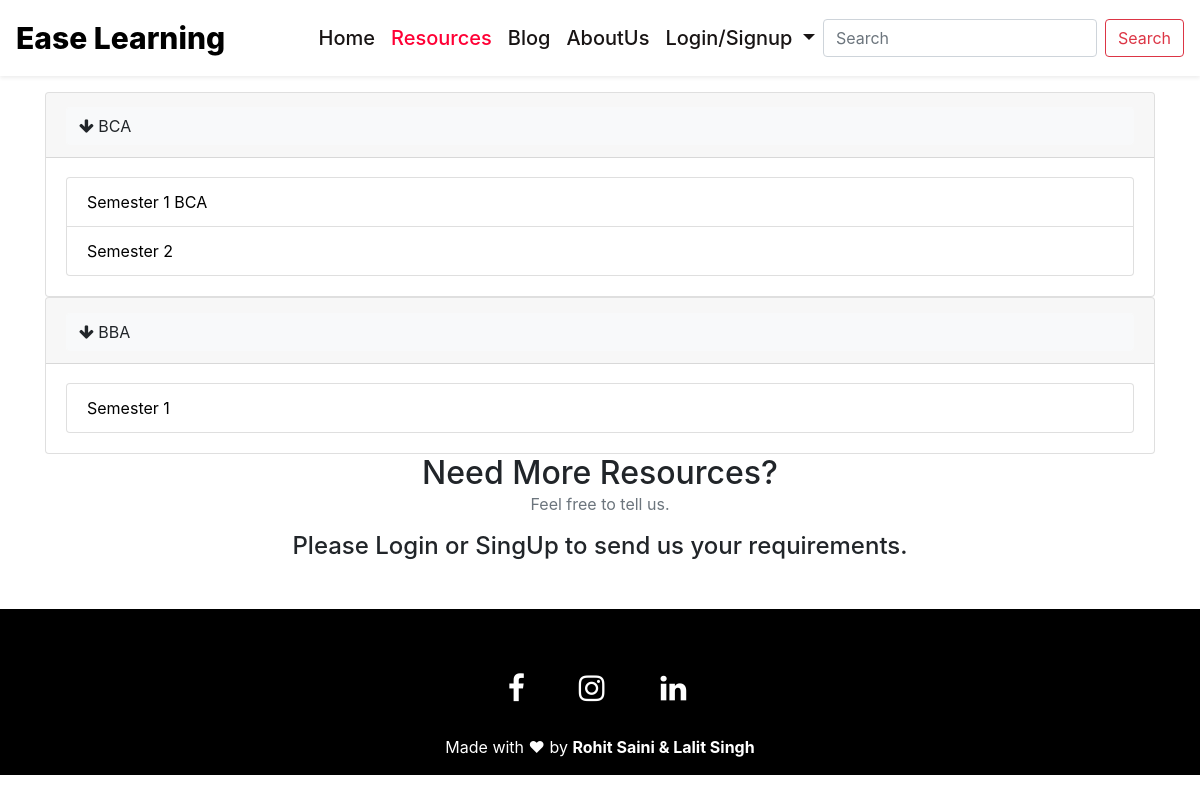
The app's page /resources, older data.
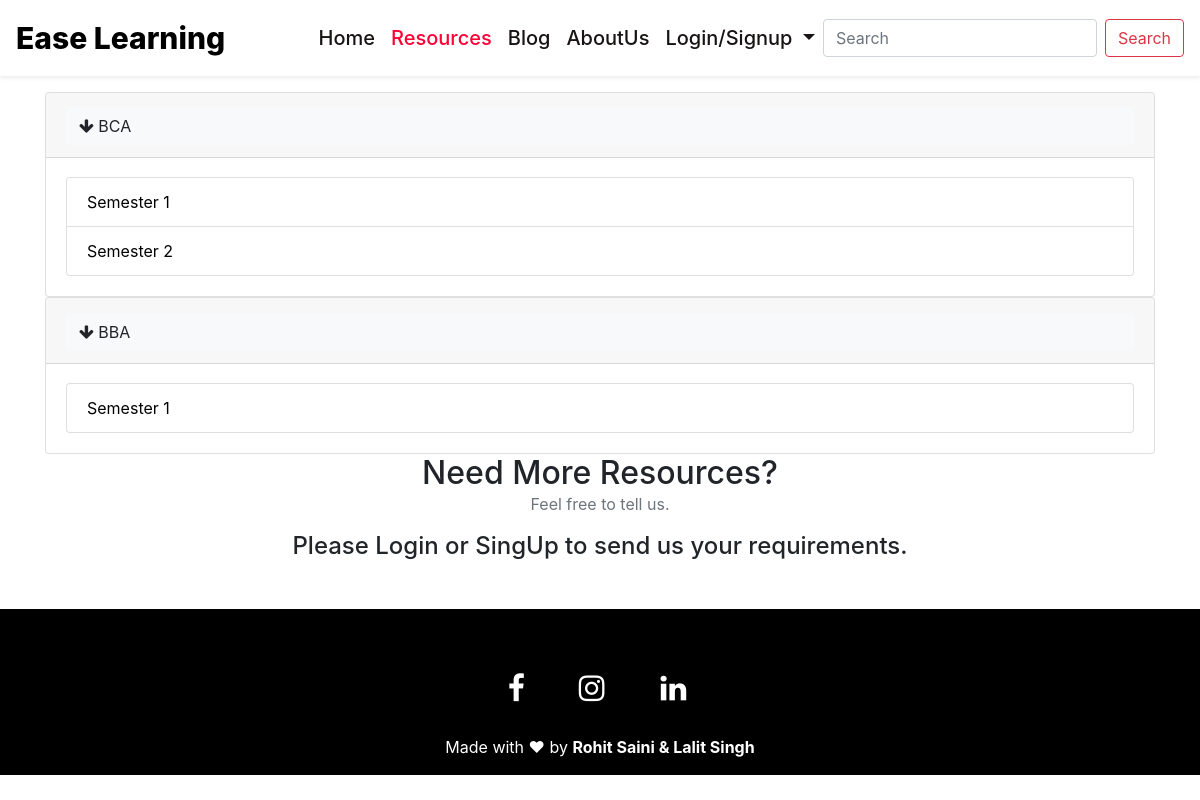
The same page, newer data.
### mainapp/models.py (models this page shows, shortened)
class Semesters(models.Model):
    id = models.AutoField(primary_key=True)
    semester = models.CharField(max_length=50)
    course = models.ForeignKey(Courses, on_delete=models.CASCADE)

### mainapp/views.py (the view)
# urls.py: path('resources', views.resources, name="Resources"),
def resources(request):
    cources = Courses.objects.all()
    semester = Semesters.objects.all()
    context = {
        "cources": cources,
        "semesters":semester,
    }
    return render(request, 'resources.html', context)

### mainapp/templates/resources.html (shortened to what this page needs)
{% extends 'base.html' %}
{% block active_res %} active {% endblock active_res %}
{% block body %}
<div class="container">
  {% for course in cources %}
  <div class="accordion" id="accordion{{ course.id }}">
    <div class="card">
      <div class="card-header" id="heading{{ course.id }}">
        <h2 class="mb-0">
          <button class="btn btn-light text-left" type="button" data-toggle="collapse" data-target="#collapse{{ course.id }}" aria-expanded="true" aria-controls="collapse{{ course.id }}" style="width: 100%;">
            <i class="fa fa-arrow-down" id="icon"></i> {{ course.name }}
          </button>
        </h2>
      </div>
      <div id="collapse{{ course.id }}" class="collapse show" aria-labelledby="heading{{ course.id }}" data-parent="#accordion{{ course.id }}">
        <div class="card-body">
          <ul class="list-group">
            {% for sem in semesters %}
            {% if sem.course.name == course.name %}
            <li class="list-group-item"><a href="getresources/{{ sem.id }}">{{ sem.semester }}</a></li>
            {% endif %}
            {% endfor %}
          </ul>
        </div>
      </div>
    </div>
  </div>
    {% endfor %}
</div>
<section class="page-section" id="requirements">
    <div class="text-center">
        <h2 class="page-section-heading d-inline-block mb-0">Need More Resources?</h2><br>
        <p class="d-inline-block text-muted">Feel free to tell us.</p>
    </div>
    <div class="align-items-center">
        <div class="container justify-content-center">
        {% if  user.is_authenticated %}
        <form id="req_form" name="req_form" action="add_requirements" method="GET">
            <input type="text" id="name" name='name' class="form-control my-2" placeholder="Your name" required width="10">
            <input type="text" id="email" name='email' placeholder="Your email id" class="form-control my-2" required>
            <textarea type="text" id="req" name='req' rows="2" class="form-control md-textarea" placeholder="Your requirements." required></textarea>
            <br>
            <button class="btn btn-primary mb-4">Submit</button>
        </form>
        {% else %}
        <h4 class="text-center mb-5">Please Login or SingUp to send us your requirements.</h4>
        {% endif %}
        </div>
    </div>
</section>
{% endblock body %}

Row changes from the older to the newer data that the page shows:
changed Semesters (number 1 of 3 on the later page): semester "Semester 1 BCA" → "Semester 1"
